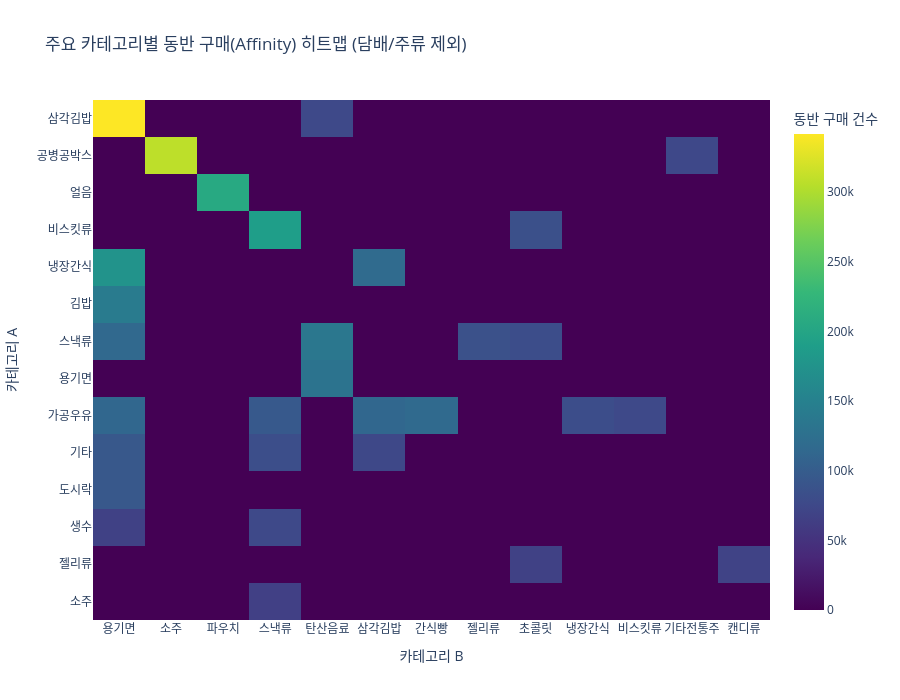

Write notebook code for a chart like this one.
### Markdown cell above
# Step 4-1: 카테고리 동반 구매(Affinity) 분석 - "무엇과 무엇을 같이 사는가?"

1. 결과 도출 과정 (Algorithm Logic)
  이 데이터는 장바구니 분석(Market Basket Analysis) 기술을 통해 다음 3단계를 거쳐 도출되었습니다.

   1. 세션화(Sessionization): 점포+POS+시간+거래번호를 묶어 2,700만 개의 독립적인 '방문'으로
      정의했습니다.
   2. 카테고리 조합(Self-Join): 한 영수증에 [A, B, C] 상품이 들어있다면, (A,B), (A,C), (B,C)라는
      카테고리 쌍을 생성했습니다.
   3. 빈도 집계(Count): 전체 영수증에서 각 쌍이 동시에 나타난 횟수를 합산했습니다.
       * 참고: 동일 카테고리 내 중복(예: 삼각김밥 2개 구매)은 1회로 간주하여 '서로 다른 카테고리 간의
         시너지'만 포착했습니다.

  ---

  2. 결과 해석: "왜 이런 순서인가?"

  ① 삼각김밥 + 용기면 (1위, 34만 건) : "부동의 콤보"
   * 편의점의 가장 전형적인 '한 끼 해결' 패턴입니다. 신제품 용기면이 출시될 때 왜 삼각김밥 옆에
     진열되어야 하는지를 보여주는 가장 강력한 근거입니다.

  ② 공병공박스 + 소주 (2위) : "리사이클 쇼핑"
   * 특이점: 이전에 주류를 제외했음에도 '소주'가 나타난 것은 B4 마스터 상의 분류 명칭 불일치(예:
     '소주/전통주'가 아닌 '소주'로 등록됨) 때문일 수 있습니다.
   * 인사이트: 공병을 반납하러 온 고객이 즉시 새 소주를 구매하는 '공병 보증금 기반의 순환 구매' 패턴이
     데이터로 증명된 것입니다.

  ③ 얼음 + 파우치 (3위) : "편의점 카페테리아"
   * 컵얼음에 파우치 음료(커피/에이드)를 부어 마시는 '편의점 아이스 드링크' 소비 맥락입니다. 주로
     여름철에 폭발적으로 발생하는 계절적 동반 구매입니다.

  ④ 비스킷/스낵/탄산음료 (4, 7, 8위) : "기호성 간식 그룹"
   * 과자를 살 때 음료를 곁들이거나, 여러 종류의 과자를 함께 사는 '간식 타임' 맥락입니다.

  ---

  3. 왜 히트맵/결과가 이런 식으로 나왔는가? (GNN 설계 관점)

  사용자님께서 보신 히트맵과 표는 "그래프 엣지(Edge)의 강도"를 결정하는 지도입니다.

   1. 연관성의 시각화: 히트맵에서 특정 구역(예: 삼각김밥-용기면-냉장간식)이 밝게 빛나는 이유는 이들이
      '푸드 클러스터(Food Cluster)'를 형성하기 때문입니다. 
   2. GNN 엣지 가중치: GNN 모델은 이 데이터를 보고 "A 상품 노드와 B 상품 노드 사이에는 매우 굵은
      선(Edge)을 그어야 한다"고 학습합니다.
   3. 예외의 가치: 만약 어떤 신제품이 '전혀 어울리지 않는 조합'(예: 아이스크림 + 컵라면)에서 동시에
      자주 발견된다면, 이는 새로운 소비 트렌드를 창출한 '혁신 상품'으로 분류될 수 있습니다.

### Code cell
def run_category_affinity_analysis(b2_path, b4_path):
    print(f"--- [분석 시작] 카테고리 간 동반 구매(Affinity) 분석 ---")
    
    # 1. 데이터 로드 및 병합 (Lazy)
    b2_lazy = pl.scan_parquet(b2_path)
    b4_lazy = pl.scan_parquet(b4_path)
    
    # 2. 영수증 세션 정의 및 카테고리 정보 결합
    # 담배/주류 제외 (분석 왜곡 방지)
    exclude_cats = ["담배", "맥주", "와인", "양주", "소주/전통주"]
    b4_filtered = b4_lazy.filter(~pl.col("대분류명").is_in(exclude_cats))
    
    # 영수증 단위로 묶기 (세션 ID 생성)
    # 메모리 효율을 위해 장바구니 크기가 2 이상인 세션만 타겟팅
    session_data = (
        b2_lazy.join(b4_filtered, on="상품코드", how="inner")
        .with_columns([
            pl.col("판매시간").str.slice(0, 4).alias("판매분")
        ])
        .select(["점포코드", "POS번호", "판매일자", "판매분", "거래번호", "중분류명"])
        .group_by(["점포코드", "POS번호", "판매일자", "판매분", "거래번호"])
        .agg(pl.col("중분류명").unique()) # 한 영수증 내 동일 카테고리 중복 제거
        .filter(pl.col("중분류명").list.len() >= 2) # 동반 구매만 필터링
        .collect()
    )
    
    # 3. 카테고리 쌍(Pair) 생성 및 빈도 계산
    # 리스트 형태의 카테고리들을 조합(Combination)으로 변환
    # 대용량 처리를 위해 폭발(Explode) 후 Self-Join 방식 활용
    exploded = session_data.with_row_index("session_id").explode("중분류명")
    
    pairs = (
        exploded.join(exploded, on="session_id")
        .filter(pl.col("중분류명") < pl.col("중분류명_right")) # 중복 및 자기 자신 제거
        .group_by(["중분류명", "중분류명_right"])
        .agg(pl.len().alias("pair_count"))
        .sort("pair_count", descending=True)
    )
    
    # 4. 시각화: 상위 30개 동반 구매 조합 히트맵
    top_pairs = pairs.head(30)
    
    pivot_df = top_pairs.pivot(
        on="중분류명_right",
        index="중분류명",
        values="pair_count"
    ).to_pandas().set_index("중분류명").fillna(0)
    
    fig = px.imshow(
        pivot_df,
        labels=dict(x="카테고리 B", y="카테고리 A", color="동반 구매 건수"),
        title="주요 카테고리별 동반 구매(Affinity) 히트맵 (담배/주류 제외)",
        color_continuous_scale="Viridis",
        aspect="auto"
    )
    
    fig.update_layout(template="plotly_white", height=700)
    fig.show()
    
    # 5. 결과 요약
    print("\n[최고의 궁합: 동반 구매 Top 10 조합]")
    print(pairs.head(10))
    
    return pairs

# 실행부
B2_PATH = "../../data/processed/B2_POS_SALE_CLEANED.parquet"
B4_PATH = "../../data/processed/B4_ITEM_DV_INFO.parquet"

if os.path.exists(B2_PATH) and os.path.exists(B4_PATH):
    affinity_res = run_category_affinity_analysis(B2_PATH, B4_PATH)
else:
    print("필요한 데이터 파일이 없습니다.")

### Figure 1 — Plotly figure (JSON) as saved in the notebook; plotly's stock layout.template omitted (floating-point values rounded to 4 significant figures; data arrays with more than 128 entries replaced by an {"elided": "..."} marker saying what was removed)
{"data": [{"coloraxis": "coloraxis", "hovertemplate": "카테고리 B: %{x}<br>카테고리 A: %{y}<br>동반 구매 건수: %{z}<extra></extra>", "name": "0", "type": "heatmap", "x": ["용기면", "소주", "파우치", "스낵류", "탄산음료", "삼각김밥", "간식빵", "젤리류", "초콜릿", "냉장간식", "비스킷류", "기타전통주", "캔디류"], "xaxis": "x", "y": ["삼각김밥", "공병공박스", "얼음", "비스킷류", "냉장간식", "김밥", "스낵류", "용기면", "가공우유", "기타", "도시락", "생수", "젤리류", "소주"], "yaxis": "y", "z": {"elided": "14x13 float values"}}], "layout": {"coloraxis": {"colorbar": {"title": {"text": "동반 구매 건수"}}, "colorscale": [[0, "#440154"], [0.1111, "#482878"], [0.2222, "#3e4989"], [0.3333, "#31688e"], [0.4444, "#26828e"], [0.5556, "#1f9e89"], [0.6667, "#35b779"], [0.7778, "#6ece58"], [0.8889, "#b5de2b"], [1, "#fde725"]]}, "height": 700, "title": {"text": "주요 카테고리별 동반 구매(Affinity) 히트맵 (담배/주류 제외)"}, "xaxis": {"anchor": "y", "domain": [0, 1], "title": {"text": "카테고리 B"}}, "yaxis": {"anchor": "x", "autorange": "reversed", "domain": [0, 1], "title": {"text": "카테고리 A"}}}}
